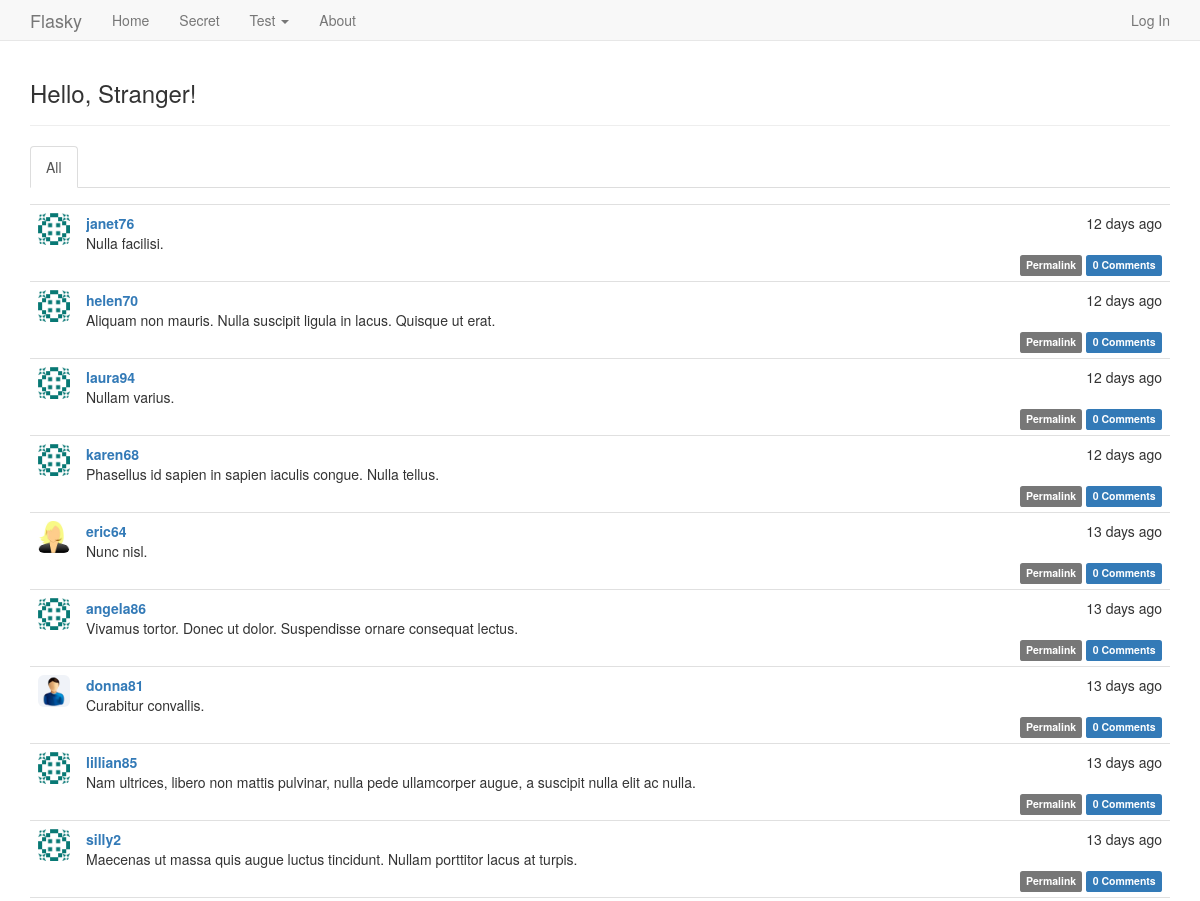
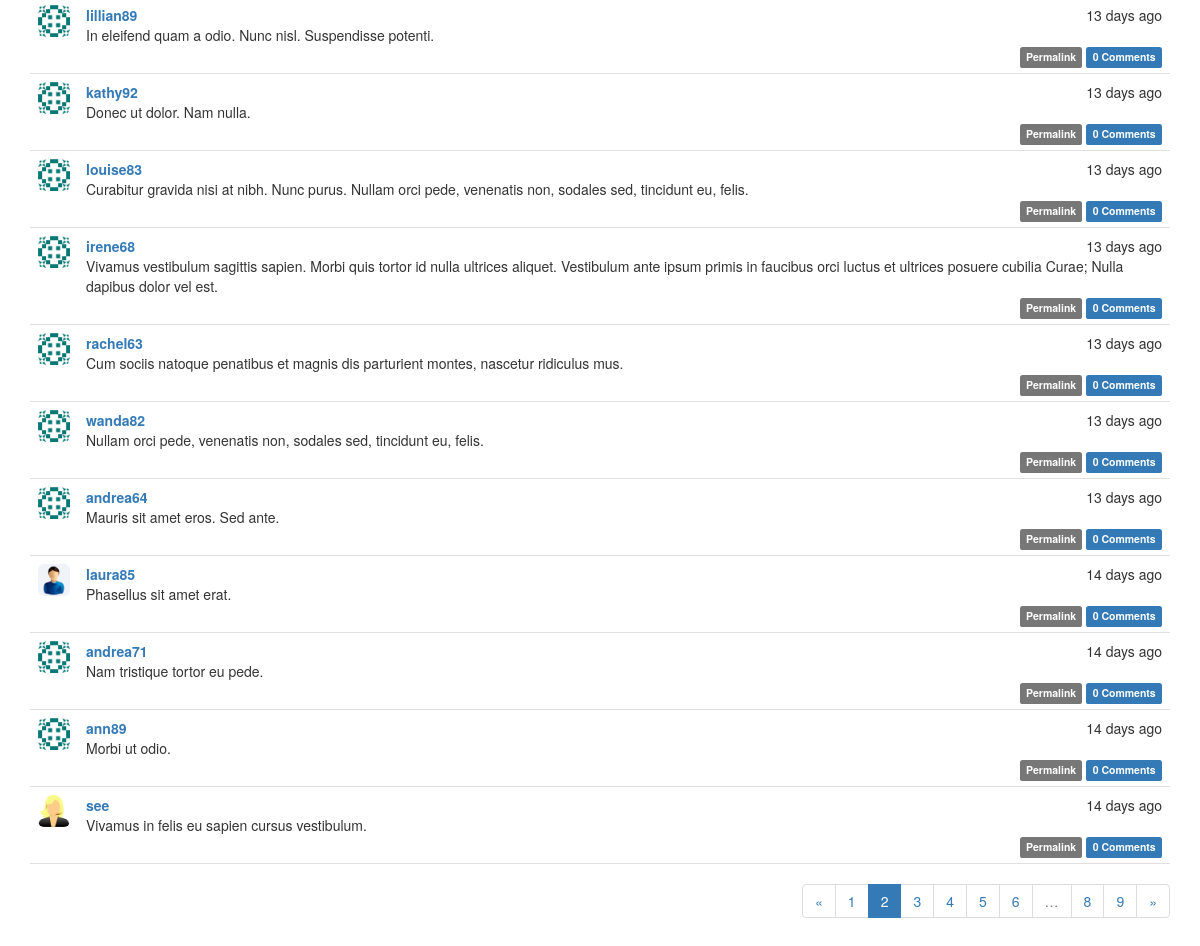
Screenshot of /?page=2 with the database file from the repository (2 pictures, top to bottom).
### app/models.py (models this page shows, shortened)
class Post(db.Model):
    __tablename__ = 'posts'
    id = db.Column(db.Integer, primary_key=True)
    body = db.Column(db.Text)
    timestamp = db.Column(db.DateTime, index=True,default=datetime.utcnow)
    author_id = db.Column(db.Integer, db.ForeignKey('users.id'))
    body_html = db.Column(db.Text)
    comments = db.relationship('Comment', backref='post', lazy='dynamic')

class User(UserMixin, db.Model):
    __tablename__ = 'users'
    id = db.Column(db.Integer, primary_key=True)
    email = db.Column(db.String(64), unique=True, index=True)
    username = db.Column(db.String(64), unique=True, index=True)
    role_id = db.Column(db.Integer, db.ForeignKey('roles.id'))
    password_hash = db.Column(db.String(128))
    confirmed = db.Column(db.Boolean, default=False)
    name = db.Column(db.String(64))
    sex = db.Column(db.Integer)     # 1.male 2.female 0. none
    location = db.Column(db.String(64))
    about_me = db.Column(db.Text())
    member_since = db.Column(db.DateTime(), default=datetime.utcnow)
    last_seen = db.Column(db.DateTime(), default=datetime.utcnow)
    posts = db.relationship('Post', backref='author', lazy='dynamic')
    followed = db.relationship('Follow',
                               foreign_keys=[Follow.follower_id],
                               backref=db.backref('follower', lazy='joined'),
                               lazy='dynamic',
                               cascade='all, delete-orphan')
    followers = db.relationship('Follow',
                                foreign_keys=[Follow.followed_id],
                                backref=db.backref('followed', lazy='joined'),
                                lazy='dynamic',
                                cascade='all, delete-orphan')
    comments = db.relationship('Comment', backref='author', lazy='dynamic')
    @property
    def password(self):
        raise AttributeError('password is not a readable attribute')
    def get_avatar(self):
        if self.sex == 1:
            avatar = 'avatar/male.jpg'
            return avatar
        elif self.sex == 2:
            avatar = 'avatar/female.jpg'
            return avatar
        else:
            avatar = 'avatar/none.jpg'
            return avatar

### app/main/views.py (the view)
@main.route('/', methods=['GET','POST'])
def index():
    form = PostForm()
    if current_user.can(Permission.WRITE_ARTICLES) and form.validate_on_submit():
        print "Comes here..."
        post = Post(body=form.body.data, author=current_user._get_current_object())
        db.session.add(post)
        return redirect(url_for('.index'))
    page =  request.args.get('page',1,type=int)
    show_followed = False
    if current_user.is_authenticated:
        show_followed = bool(request.cookies.get('show_followed', ''))
    if show_followed:
        query = current_user.followed_posts
    else:
        query = Post.query
    pagination = query.order_by(Post.timestamp.desc()).paginate(
        page, per_page=current_app.config['FLASKY_POSTS_PER_PAGE'],
        error_out=False)
    posts = pagination.items
    return render_template('index.html', form=form, posts=posts,show_followed=show_followed,pagination=pagination)

### app/auth/views.py (called while the page is built)
@auth.before_app_request
def before_request():
    if current_user.is_authenticated:
        current_user.ping()
        if not current_user.confirmed and  request.endpoint == 'user.secret':
            return redirect(url_for('auth.unconfirmed'))

### app/models.py (called while the page is built)
    def can(self, permissions):
        return False

    def is_administrator(self):
        return False

### app/user/__init__.py (called while the page is built)
@user.app_context_processor
def inject_permissions():
    return dict(Permission=Permission)

### app/templates/index.html (shortened to what this page needs)
{% extends "base.html" %}
{% import "bootstrap/wtf.html" as wtf %}
{% import "_macros.html" as macros %}
{% block page_content %}
<div class="page-header">
    <h3>Hello, {% if current_user.is_authenticated %}{{ current_user.username }}{% else %}Stranger{% endif %}!</h3>
</div>
<div class="post-tabs">
    <ul class="nav nav-tabs">
        <li{% if not show_followed %} class="active"{% endif %}><a href="{{ url_for('.show_all') }}">All</a></li>
    </ul>
    {% include '_posts.html' %}
</div>
{% if pagination %}
<div class="pagination">
    {{ macros.pagination_widget(pagination, '.index') }}
</div>
{% endif %}
{% endblock %}

### app/templates/_posts.html (shortened to what this page needs)
<ul class="posts">
    {% for post in posts %}
    <li class="post">
        <div class="post-thumbnail">
            <a href="{{ url_for('user.user_home',username=post.author.username) }}">
                <img class="img-rounded profile-thumbnail0" src="{{ url_for('static',filename=post.author.get_avatar()) }}" with="32" height="32">
            </a>
        </div>
        <div class="post-content">
            <div class="post-date">{{ moment(post.timestamp).fromNow() }}</div>
            <div class="post-author"><a href="{{ url_for('user.user_home',username=post.author.username) }}">{{ post.author.username }}</a></div>
            <div class="post-body">
                {% if post.body_html %}
                    {{ post.body_html | safe }}
                {% else %}
                    {{ post.body }}
                {% endif %}
            </div>
            <div class="post-footer">
                <a href="{{url_for('main.post', id=post.id) }}">
                    <span class="label label-default">Permalink</span>
                </a>
                <a href="{{ url_for('main.post', id=post.id) }}#comments">
                    <span class="label label-primary">{{ post.comments.count() }} Comments</span>
                </a>
            </div>
        </div>
    </li>
    {% endfor %}
</ul>

### app/static/styles.css (style rules this page uses)
body { position: relative; padding-top: 40px; padding-bottom: 30px; }
.post-tabs { margin-top:15px; }
ul.posts { list-style-type: none; padding: 0px; margin: 16px 0px 0px 0px; border-top: 1px solid #e0e0e0; }
ul.posts li.post { padding: 8px; border-bottom: 1px solid #e0e0e0; }
div.post-date { float: right; }
div.post-author { font-weight: bold; }
div.post-thumbnail { position: absolute; }
div.post-content { margin-left: 48px; min-height: 48px; }
div.post-footer { text-align: right; }
div.pagination { width: 100%; text-align: right; padding: 0px; margin: 0px; }

### rows the page displays
Post: timestamp "12 days ago", author.username "janet76", body "Nulla facilisi.", comments.count "0"
Post: timestamp "12 days ago", author.username "helen70", body "Aliquam non mauris. Nulla suscipit ligula in lacus. Quisque ut erat.", comments.count "0"
Post: timestamp "12 days ago", author.username "laura94", body "Nullam varius.", comments.count "0"
Post: timestamp "12 days ago", author.username "karen68", body "Phasellus id sapien in sapien iaculis congue. Nulla tellus.", comments.count "0"
Post: timestamp "13 days ago", author.username "eric64", body "Nunc nisl.", comments.count "0"
Post: timestamp "13 days ago", author.username "angela86", body "Vivamus tortor. Donec ut dolor. Suspendisse ornare consequat lectus.", comments.count "0"
Post: timestamp "13 days ago", author.username "donna81", body "Curabitur convallis.", comments.count "0"
Post: timestamp "13 days ago", author.username "lillian85", body "Nam ultrices, libero non mattis pulvinar, nulla pede ullamcorper augue, a suscipit nulla elit ac nulla.", comments.count "0"
Post: timestamp "13 days ago", author.username "silly2", body "Maecenas ut massa quis augue luctus tincidunt. Nullam porttitor lacus at turpis.", comments.count "0"
Post: timestamp "13 days ago", author.username "lillian89", body "In eleifend quam a odio. Nunc nisl. Suspendisse potenti.", comments.count "0"
Post: timestamp "13 days ago", author.username "kathy92", body "Donec ut dolor. Nam nulla.", comments.count "0"
Post: timestamp "13 days ago", author.username "louise83", body "Curabitur gravida nisi at nibh. Nunc purus. Nullam orci pede, venenatis non, sodales sed, tincidunt eu, felis.", comments.count "0"
Post: timestamp "13 days ago", author.username "irene68", body "Vivamus vestibulum sagittis sapien. Morbi quis tortor id nulla ultrices aliquet. Vestibulum ante ipsum primis in faucibus orci luctus et ultrices posuere cubilia Curae; Nulla dapibus dolor vel est.", comments.count "0"
Post: timestamp "13 days ago", author.username "rachel63", body "Cum sociis natoque penatibus et magnis dis parturient montes, nascetur ridiculus mus.", comments.count "0"
Post: timestamp "13 days ago", author.username "wanda82", body "Nullam orci pede, venenatis non, sodales sed, tincidunt eu, felis.", comments.count "0"
Post: timestamp "13 days ago", author.username "andrea64", body "Mauris sit amet eros. Sed ante.", comments.count "0"
Post: timestamp "14 days ago", author.username "laura85", body "Phasellus sit amet erat.", comments.count "0"
Post: timestamp "14 days ago", author.username "andrea71", body "Nam tristique tortor eu pede.", comments.count "0"
Post: timestamp "14 days ago", author.username "ann89", body "Morbi ut odio.", comments.count "0"
Post: timestamp "14 days ago", author.username "see", body "Vivamus in felis eu sapien cursus vestibulum.", comments.count "0"

### other values shown
{{ p }} "1" "3" "4" "5" "6" "8" "9"
{{ p }} "2"
